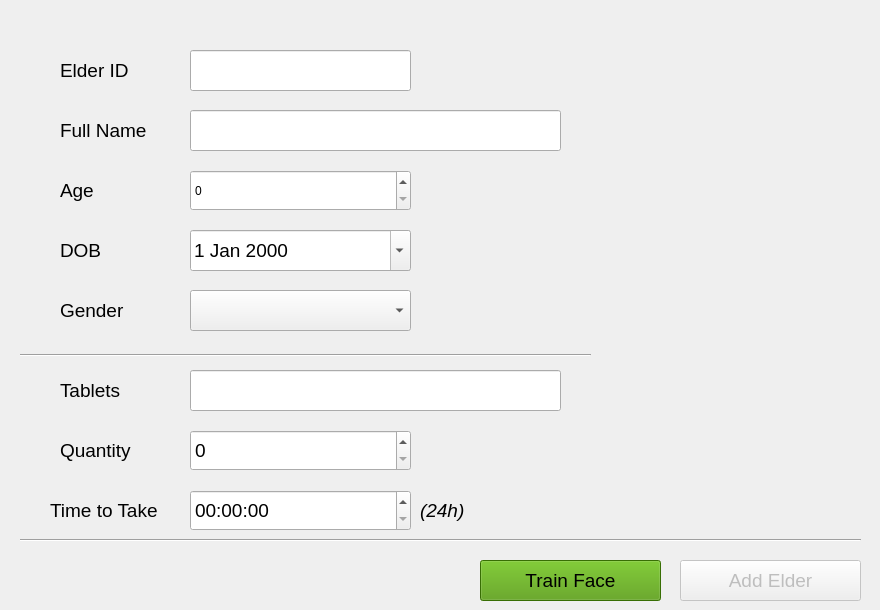
    <widget class="QWidget" name="tab">
     <attribute name="title">
      <string>Add New elder</string>
     </attribute>
     <widget class="QLabel" name="label">
      <property name="geometry">
       <rect>
        <x>60</x>
        <y>50</y>
        <width>121</width>
        <height>41</height>
       </rect>
      </property>
      <property name="font">
       <font>
        <pointsize>14</pointsize>
       </font>
      </property>
      <property name="text">
       <string>Elder ID</string>
      </property>
     </widget>
     <widget class="QLineEdit" name="elderId">
      <property name="geometry">
       <rect>
        <x>190</x>
        <y>50</y>
        <width>221</width>
        <height>41</height>
       </rect>
      </property>
      <property name="font">
       <font>
        <pointsize>14</pointsize>
       </font>
      </property>
     </widget>
     <widget class="QLabel" name="elderImg">
      <property name="geometry">
       <rect>
        <x>610</x>
        <y>40</y>
        <width>251</width>
        <height>251</height>
       </rect>
      </property>
      <property name="text">
       <string/>
      </property>
      <property name="pixmap">
       <pixmap>../homepagepic.png</pixmap>
      </property>
     </widget>
     <widget class="QLabel" name="label_3">
      <property name="geometry">
       <rect>
        <x>60</x>
        <y>110</y>
        <width>121</width>
        <height>41</height>
       </rect>
      </property>
      <property name="font">
       <font>
        <pointsize>14</pointsize>
       </font>
      </property>
      <property name="text">
       <string>Full Name</string>
      </property>
     </widget>
     <widget class="QLineEdit" name="elderName">
      <property name="geometry">
       <rect>
        <x>190</x>
        <y>110</y>
        <width>371</width>
        <height>41</height>
       </rect>
      </property>
      <property name="font">
       <font>
        <pointsize>14</pointsize>
        <weight>50</weight>
        <bold>false</bold>
       </font>
      </property>
     </widget>
     <widget class="QLabel" name="label_4">
      <property name="geometry">
       <rect>
        <x>60</x>
        <y>170</y>
        <width>121</width>
        <height>41</height>
       </rect>
      </property>
      <property name="font">
       <font>
        <pointsize>14</pointsize>
       </font>
      </property>
      <property name="text">
       <string>Age</string>
      </property>
     </widget>
     <widget class="QSpinBox" name="elderAge">
      <property name="geometry">
       <rect>
        <x>190</x>
        <y>170</y>
        <width>221</width>
        <height>41</height>
       </rect>
      </property>
      <property name="font">
       <font>
        <weight>50</weight>
        <bold>false</bold>
       </font>
      </property>
     </widget>
     <widget class="QLabel" name="label_5">
      <property name="geometry">
       <rect>
        <x>60</x>
        <y>370</y>
        <width>121</width>
        <height>41</height>
       </rect>
      </property>
      <property name="font">
       <font>
        <pointsize>14</pointsize>
       </font>
      </property>
      <property name="text">
       <string>Tablets</string>
      </property>
     </widget>
     <widget class="QLabel" name="label_6">
      <property name="geometry">
       <rect>
        <x>60</x>
        <y>430</y>
        <width>121</width>
        <height>41</height>
       </rect>
      </property>
      <property name="font">
       <font>
        <pointsize>14</pointsize>
       </font>
      </property>
      <property name="text">
       <string>Quantity</string>
      </property>
     </widget>
     <widget class="QSpinBox" name="tabletQty">
      <property name="geometry">
       <rect>
        <x>190</x>
        <y>430</y>
        <width>221</width>
        <height>41</height>
       </rect>
      </property>
      <property name="font">
       <font>
        <pointsize>14</pointsize>
        <weight>50</weight>
        <bold>false</bold>
       </font>
      </property>
     </widget>
     <widget class="QLabel" name="label_7">
      <property name="geometry">
       <rect>
        <x>50</x>
        <y>490</y>
        <width>141</width>
        <height>41</height>
       </rect>
      </property>
      <property name="font">
       <font>
        <pointsize>14</pointsize>
       </font>
      </property>
      <property name="text">
       <string>Time to Take</string>
      </property>
     </widget>
     <widget class="QTimeEdit" name="tabletTimeToTake">
      <property name="geometry">
       <rect>
        <x>190</x>
        <y>490</y>
        <width>221</width>
        <height>41</height>
       </rect>
      </property>
      <property name="font">
       <font>
        <pointsize>14</pointsize>
        <weight>50</weight>
        <bold>false</bold>
       </font>
      </property>
     </widget>
     <widget class="Line" name="line">
      <property name="geometry">
       <rect>
        <x>20</x>
        <y>340</y>
        <width>571</width>
        <height>31</height>
       </rect>
      </property>
      <property name="orientation">
       <enum>Qt::Horizontal</enum>
      </property>
     </widget>
     <widget class="Line" name="line_2">
      <property name="geometry">
       <rect>
        <x>20</x>
        <y>530</y>
        <width>841</width>
        <height>20</height>
       </rect>
      </property>
      <property name="orientation">
       <enum>Qt::Horizontal</enum>
      </property>
     </widget>
     <widget class="QLabel" name="label_8">
      <property name="geometry">
       <rect>
        <x>60</x>
        <y>290</y>
        <width>121</width>
        <height>41</height>
       </rect>
      </property>
      <property name="font">
       <font>
        <pointsize>14</pointsize>
       </font>
      </property>
      <property name="text">
       <string>Gender</string>
      </property>
     </widget>
     <widget class="QComboBox" name="elderGender">
      <property name="geometry">
       <rect>
        <x>190</x>
        <y>290</y>
        <width>221</width>
        <height>41</height>
       </rect>
      </property>
      <property name="font">
       <font>
        <pointsize>14</pointsize>
        <weight>50</weight>
        <bold>false</bold>
       </font>
      </property>
      <property name="currentText">
       <string/>
      </property>
      <property name="currentIndex">
       <number>-1</number>
      </property>
     </widget>
     <widget class="QPushButton" name="camButton">
      <property name="geometry">
       <rect>
        <x>480</x>
        <y>560</y>
        <width>181</width>
        <height>41</height>
       </rect>
      </property>
      <property name="palette">
       <palette>
        <active>
         <colorrole role="WindowText">
          <brush brushstyle="SolidPattern">
           <color alpha="255">
            <red>0</red>
            <green>0</green>
            <blue>0</blue>
           </color>
          </brush>
         </colorrole>
         <colorrole role="Button">
          <brush brushstyle="SolidPattern">
           <color alpha="255">
            <red>78</red>
            <green>154</green>
            <blue>6</blue>
           </color>
          </brush>
         </colorrole>
         <colorrole role="Light">
          <brush brushstyle="SolidPattern">
           <color alpha="255">
            <red>117</red>
            <green>231</green>
            <blue>9</blue>
           </color>
          </brush>
         </colorrole>
         <colorrole role="Midlight">
          <brush brushstyle="SolidPattern">
           <color alpha="255">
            <red>97</red>
            <green>192</green>
            <blue>7</blue>
           </color>
          </brush>
         </colorrole>
         <colorrole role="Dark">
          <brush brushstyle="SolidPattern">
           <color alpha="255">
            <red>39</red>
            <green>77</green>
            <blue>3</blue>
           </color>
          </brush>
         </colorrole>
         <colorrole role="Mid">
          <brush brushstyle="SolidPattern">
           <color alpha="255">
            <red>52</red>
            <green>103</green>
            <blue>4</blue>
           </color>
          </brush>
         </colorrole>
         <colorrole role="Text">
          <brush brushstyle="SolidPattern">
           <color alpha="255">
            <red>0</red>
            <green>0</green>
            <blue>0</blue>
           </color>
          </brush>
         </colorrole>
         <colorrole role="BrightText">
          <brush brushstyle="SolidPattern">
           <color alpha="255">
            <red>255</red>
            <green>255</green>
            <blue>255</blue>
           </color>
          </brush>
         </colorrole>
         <colorrole role="ButtonText">
          <brush brushstyle="SolidPattern">
           <color alpha="255">
            <red>0</red>
            <green>0</green>
            <blue>0</blue>
           </color>
          </brush>
         </colorrole>
         <colorrole role="Base">
          <brush brushstyle="SolidPattern">
           <color alpha="255">
            <red>255</red>
            <green>255</green>
            <blue>255</blue>
           </color>
          </brush>
         </colorrole>
         <colorrole role="Window">
          <brush brushstyle="SolidPattern">
           <color alpha="255">
            <red>78</red>
            <green>154</green>
            <blue>6</blue>
           </color>
          </brush>
         </colorrole>
         <colorrole role="Shadow">
          <brush brushstyle="SolidPattern">
           <color alpha="255">
            <red>0</red>
            <green>0</green>
            <blue>0</blue>
           </color>
          </brush>
         </colorrole>
         <colorrole role="AlternateBase">
          <brush brushstyle="SolidPattern">
           <color alpha="255">
            <red>166</red>
            <green>204</green>
            <blue>130</blue>
           </color>
          </brush>
         </colorrole>
         <colorrole role="ToolTipBase">
          <brush brushstyle="SolidPattern">
           <color alpha="255">
            <red>255</red>
            <green>255</green>
            <blue>220</blue>
           </color>
          </brush>
         </colorrole>
         <colorrole role="ToolTipText">
          <brush brushstyle="SolidPattern">
           <color alpha="255">
            <red>0</red>
            <green>0</green>
            <blue>0</blue>
           </color>
          </brush>
         </colorrole>
         <colorrole role="PlaceholderText">
          <brush brushstyle="SolidPattern">
           <color alpha="128">
            <red>0</red>
            <green>0</green>
            <blue>0</blue>
           </color>
          </brush>
         </colorrole>
        </active>
        <inactive>
         <colorrole role="WindowText">
          <brush brushstyle="SolidPattern">
           <color alpha="255">
            <red>0</red>
            <green>0</green>
            <blue>0</blue>
           </color>
          </brush>
         </colorrole>
         <colorrole role="Button">
          <brush brushstyle="SolidPattern">
           <color alpha="255">
            <red>78</red>
            <green>154</green>
            <blue>6</blue>
           </color>
          </brush>
         </colorrole>
         <colorrole role="Light">
          <brush brushstyle="SolidPattern">
           <color alpha="255">
            <red>117</red>
            <green>231</green>
            <blue>9</blue>
           </color>
          </brush>
         </colorrole>
         <colorrole role="Midlight">
          <brush brushstyle="SolidPattern">
           <color alpha="255">
            <red>97</red>
            <green>192</green>
            <blue>7</blue>
           </color>
          </brush>
         </colorrole>
         <colorrole role="Dark">
          <brush brushstyle="SolidPattern">
           <color alpha="255">
            <red>39</red>
            <green>77</green>
            <blue>3</blue>
           </color>
          </brush>
         </colorrole>
         <colorrole role="Mid">
          <brush brushstyle="SolidPattern">
           <color alpha="255">
            <red>52</red>
            <green>103</green>
            <blue>4</blue>
           </color>
          </brush>
         </colorrole>
         <colorrole role="Text">
          <brush brushstyle="SolidPattern">
           <color alpha="255">
            <red>0</red>
            <green>0</green>
            <blue>0</blue>
           </color>
          </brush>
         </colorrole>
         <colorrole role="BrightText">
          <brush brushstyle="SolidPattern">
           <color alpha="255">
            <red>255</red>
            <green>255</green>
            <blue>255</blue>
           </color>
          </brush>
         </colorrole>
         <colorrole role="ButtonText">
          <brush brushstyle="SolidPattern">
           <color alpha="255">
            <red>0</red>
            <green>0</green>
            <blue>0</blue>
           </color>
          </brush>
         </colorrole>
         <colorrole role="Base">
          <brush brushstyle="SolidPattern">
           <color alpha="255">
            <red>255</red>
            <green>255</green>
            <blue>255</blue>
           </color>
          </brush>
         </colorrole>
         <colorrole role="Window">
          <brush brushstyle="SolidPattern">
           <color alpha="255">
            <red>78</red>
            <green>154</green>
            <blue>6</blue>
           </color>
          </brush>
         </colorrole>
         <colorrole role="Shadow">
          <brush brushstyle="SolidPattern">
           <color alpha="255">
            <red>0</red>
            <green>0</green>
            <blue>0</blue>
           </color>
          </brush>
         </colorrole>
         <colorrole role="AlternateBase">
          <brush brushstyle="SolidPattern">
           <color alpha="255">
            <red>166</red>
            <green>204</green>
            <blue>130</blue>
           </color>
          </brush>
         </colorrole>
         <colorrole role="ToolTipBase">
          <brush brushstyle="SolidPattern">
           <color alpha="255">
            <red>255</red>
            <green>255</green>
            <blue>220</blue>
           </color>
          </brush>
         </colorrole>
         <colorrole role="ToolTipText">
          <brush brushstyle="SolidPattern">
           <color alpha="255">
            <red>0</red>
            <green>0</green>
            <blue>0</blue>
           </color>
          </brush>
         </colorrole>
         <colorrole role="PlaceholderText">
          <brush brushstyle="SolidPattern">
           <color alpha="128">
            <red>0</red>
            <green>0</green>
            <blue>0</blue>
           </color>
          </brush>
         </colorrole>
        </inactive>
        <disabled>
         <colorrole role="WindowText">
          <brush brushstyle="SolidPattern">
           <color alpha="255">
            <red>39</red>
            <green>77</green>
            <blue>3</blue>
           </color>
          </brush>
         </colorrole>
         <colorrole role="Button">
          <brush brushstyle="SolidPattern">
           <color alpha="255">
            <red>78</red>
            <green>154</green>
            <blue>6</blue>
           </color>
          </brush>
         </colorrole>
         <colorrole role="Light">
          <brush brushstyle="SolidPattern">
           <color alpha="255">
            <red>117</red>
            <green>231</green>
            <blue>9</blue>
           </color>
          </brush>
         </colorrole>
         <colorrole role="Midlight">
          <brush brushstyle="SolidPattern">
           <color alpha="255">
            <red>97</red>
            <green>192</green>
            <blue>7</blue>
           </color>
          </brush>
         </colorrole>
         <colorrole role="Dark">
          <brush brushstyle="SolidPattern">
           <color alpha="255">
            <red>39</red>
            <green>77</green>
            <blue>3</blue>
           </color>
          </brush>
         </colorrole>
         <colorrole role="Mid">
          <brush brushstyle="SolidPattern">
           <color alpha="255">
            <red>52</red>
            <green>103</green>
            <blue>4</blue>
           </color>
          </brush>
         </colorrole>
         <colorrole role="Text">
          <brush brushstyle="SolidPattern">
           <color alpha="255">
            <red>39</red>
            <green>77</green>
            <blue>3</blue>
           </color>
          </brush>
         </colorrole>
         <colorrole role="BrightText">
          <brush brushstyle="SolidPattern">
           <color alpha="255">
            <red>255</red>
            <green>255</green>
            <blue>255</blue>
           </color>
          </brush>
         </colorrole>
         <colorrole role="ButtonText">
          <brush brushstyle="SolidPattern">
           <color alpha="255">
            <red>39</red>
            <green>77</green>
            <blue>3</blue>
           </color>
          </brush>
         </colorrole>
         <colorrole role="Base">
          <brush brushstyle="SolidPattern">
           <color alpha="255">
            <red>78</red>
            <green>154</green>
            <blue>6</blue>
           </color>
          </brush>
         </colorrole>
         <colorrole role="Window">
          <brush brushstyle="SolidPattern">
           <color alpha="255">
            <red>78</red>
            <green>154</green>
            <blue>6</blue>
           </color>
          </brush>
         </colorrole>
         <colorrole role="Shadow">
          <brush brushstyle="SolidPattern">
           <color alpha="255">
            <red>0</red>
            <green>0</green>
            <blue>0</blue>
           </color>
          </brush>
         </colorrole>
         <colorrole role="AlternateBase">
          <brush brushstyle="SolidPattern">
           <color alpha="255">
            <red>78</red>
            <green>154</green>
            <blue>6</blue>
           </color>
          </brush>
         </colorrole>
         <colorrole role="ToolTipBase">
          <brush brushstyle="SolidPattern">
           <color alpha="255">
            <red>255</red>
            <green>255</green>
            <blue>220</blue>
           </color>
          </brush>
         </colorrole>
         <colorrole role="ToolTipText">
          <brush brushstyle="SolidPattern">
           <color alpha="255">
            <red>0</red>
            <green>0</green>
            <blue>0</blue>
           </color>
          </brush>
         </colorrole>
         <colorrole role="PlaceholderText">
          <brush brushstyle="SolidPattern">
           <color alpha="128">
            <red>0</red>
            <green>0</green>
            <blue>0</blue>
           </color>
          </brush>
         </colorrole>
        </disabled>
       </palette>
      </property>
      <property name="font">
       <font>
        <pointsize>14</pointsize>
       </font>
      </property>
      <property name="text">
       <string>Train Face</string>
      </property>
     </widget>
     <widget class="QPushButton" name="addNewButton">
      <property name="enabled">
       <bool>false</bool>
      </property>
      <property name="geometry">
       <rect>
        <x>680</x>
        <y>560</y>
        <width>181</width>
        <height>41</height>
       </rect>
      </property>
      <property name="font">
       <font>
        <pointsize>14</pointsize>
       </font>
      </property>
      <property name="text">
       <string>Add Elder</string>
      </property>
     </widget>
     <widget class="QLabel" name="label_15">
      <property name="geometry">
       <rect>
        <x>60</x>
        <y>230</y>
        <width>121</width>
        <height>41</height>
       </rect>
      </property>
      <property name="font">
       <font>
        <pointsize>14</pointsize>
       </font>
      </property>
      <property name="text">
       <string>DOB</string>
      </property>
     </widget>
     <widget class="QDateEdit" name="elderDOB">
      <property name="geometry">
       <rect>
        <x>190</x>
        <y>230</y>
        <width>221</width>
        <height>41</height>
       </rect>
      </property>
      <property name="font">
       <font>
        <pointsize>14</pointsize>
        <weight>50</weight>
        <bold>false</bold>
       </font>
      </property>
      <property name="calendarPopup">
       <bool>true</bool>
      </property>
     </widget>
     <widget class="QLabel" name="infoLabel">
      <property name="geometry">
       <rect>
        <x>460</x>
        <y>440</y>
        <width>411</width>
        <height>31</height>
       </rect>
      </property>
      <property name="palette">
       <palette>
        <active>
         <colorrole role="WindowText">
          <brush brushstyle="SolidPattern">
           <color alpha="255">
            <red>204</red>
            <green>0</green>
            <blue>0</blue>
           </color>
          </brush>
         </colorrole>
        </active>
        <inactive>
         <colorrole role="WindowText">
          <brush brushstyle="SolidPattern">
           <color alpha="255">
            <red>204</red>
            <green>0</green>
            <blue>0</blue>
           </color>
          </brush>
         </colorrole>
        </inactive>
        <disabled>
         <colorrole role="WindowText">
          <brush brushstyle="SolidPattern">
           <color alpha="255">
            <red>57</red>
            <green>79</green>
            <blue>103</blue>
           </color>
          </brush>
         </colorrole>
        </disabled>
       </palette>
      </property>
      <property name="font">
       <font>
        <weight>50</weight>
        <bold>false</bold>
       </font>
      </property>
      <property name="text">
       <string/>
      </property>
      <property name="alignment">
       <set>Qt::AlignCenter</set>
      </property>
     </widget>
     <widget class="QLineEdit" name="elderTablets">
      <property name="geometry">
       <rect>
        <x>190</x>
        <y>370</y>
        <width>371</width>
        <height>41</height>
       </rect>
      </property>
      <property name="font">
       <font>
        <pointsize>14</pointsize>
        <weight>50</weight>
        <bold>false</bold>
       </font>
      </property>
     </widget>
     <widget class="QLabel" name="label_16">
      <property name="geometry">
       <rect>
        <x>420</x>
        <y>490</y>
        <width>61</width>
        <height>41</height>
       </rect>
      </property>
      <property name="font">
       <font>
        <pointsize>14</pointsize>
        <italic>true</italic>
       </font>
      </property>
      <property name="text">
       <string>(24h)</string>
      </property>
     </widget>
    </widget>
